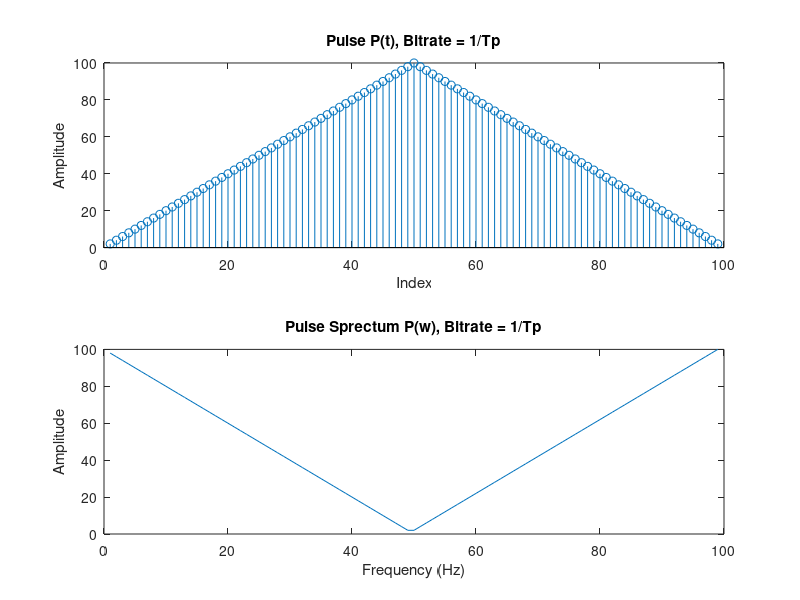
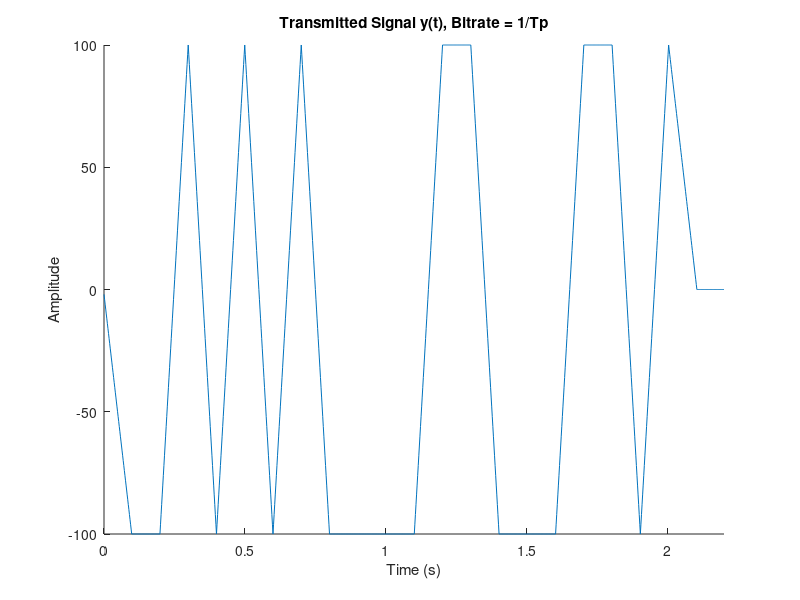
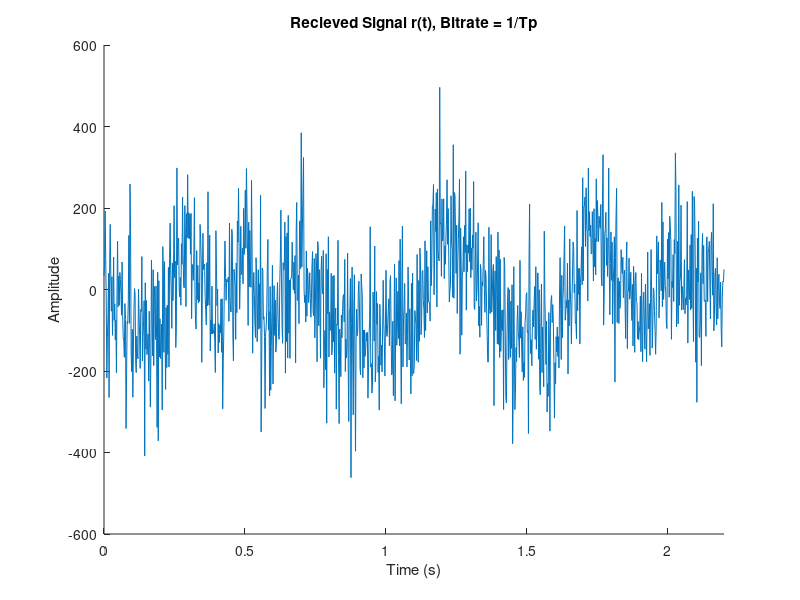
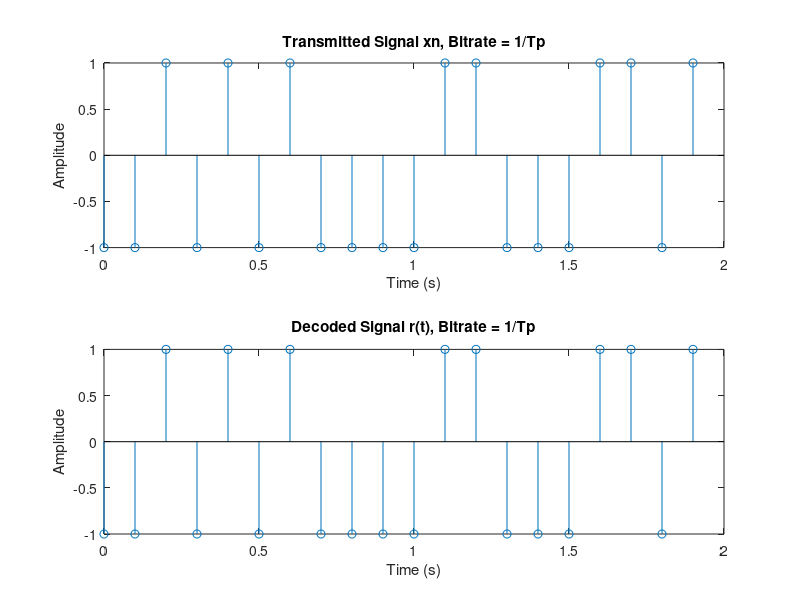

These figures' MATLAB source, in order:
%% Signals and Systems Matlab Homework #6
%% Introduction
% * Author:                   Will Burgess, Leela Srinivas, Mack LaRosa
% * Class:                    ESE 351
% * Date:                     Created 4/12/2024, Last Edited 4/25/2024
%% Housekeeping
close all
clear
clc
%% Part  1: Create Binary PAM System
%% Generate Input Signal and Add Noise Factor, Bitrate = 1/Tp
Tp = 0.1; % Half pulse width
sample_period = Tp/50; % dt, pulse and recieve sample period
sample_freq = 1/sample_period; % Frequency of pulse and recieve signal 

bit_rate = 1/(1 * Tp); %Fb, frequency of bits sent out
bit_period = 1/bit_rate; % Ts, Time between bits sent out

rect = ones(1,50);
pulse = 2 * conv(rect, rect);
pulse_fft = fftshift(pulse);

N = 20;

maxTime = N * bit_period;

xn = 2 * ((rand(1, N) > 0.5) - 0.5);
a = 0;
imp_train = zeros(1,N * bit_period * sample_freq);
for k = 1:length(imp_train)
    if mod(k - 1, sample_freq * bit_period) == 0
    a = a + 1;
    imp_train(k) = xn(a);
    else
    imp_train(k) = 0;    
    end
end

sampleTimes = 0:sample_period:(N*bit_period)-sample_period;

y = conv(imp_train,pulse);
% figure, subplot (2,1,1),plot(y)
% subplot(2,1,2),stem(xn)

sigma = 1;
noise = sigma * max(y) * randn(1,length(y));
r = y + (noise * sigma);

%figure,plot(r)
%% Part f:  Create various outputs

% i, p(t), p(w)
figure, hold on
subplot(2,1,1);
stem(pulse)
ylabel('Amplitude')
xlabel('Index')
title('Pulse P(t), Bitrate = 1/Tp')

subplot(2,1,2)
plot(pulse_fft)
ylabel('Amplitude')
xlabel('Frequency (Hz)')
title('Pulse Sprectum P(w), Bitrate = 1/Tp')
hold off

times = linspace(0, maxTime + 2 * Tp, length(y));

% ii, y(t)
figure, hold on
plot(times, y)
xlim([0 maxTime + 2 * Tp]);
ylabel('Amplitude')
xlabel('Time (s)')
title('Transmitted Signal y(t), Bitrate = 1/Tp')
hold off

% iii, r(t)
figure, hold on
plot(times,r)
xlim([0 maxTime + 2 * Tp]);
ylabel('Amplitude')
xlabel('Time (s)')
title('Recieved Signal r(t), Bitrate = 1/Tp')
hold off

% iv, Sent Messave vs. decoded message
times_sent = 0:bit_period:maxTime-bit_period;
figure, hold on
subplot(2,1,1)
stem(times_sent,xn)
ylabel('Amplitude')
xlabel('Time (s)')
title('Transmitted Signal xn, Bitrate = 1/Tp')
subplot(2,1,2)

filtered = conv(r,pulse);
decoded = zeros(1, N);

a = 0;
pulselen = length(pulse);
filterlen = length(filtered);

factor = 1/(bit_rate * Tp); % find factor relating Ts and Tp, use that to modify pulselen
% please name this something other than factor

for i = pulselen + 1:(pulselen * factor + mod(factor, 2))/2:filterlen-pulselen * factor - 1
    a = a + 1;
    if(filtered(i) > 0)
        decoded(a) = 1;
    else
       decoded(a) = -1;
    end
end

stem(times_sent,decoded);
ylabel('Amplitude')
xlabel('Time (s)')
title('Decoded Signal r(t), Bitrate = 1/Tp')
hold off

error = (sum(xn ~= decoded)/length(decoded)); 
SNR = (sum(y.^2))/(sum(noise.^2));

disp(['Bitrate: ' ,num2str(bit_rate), ' bits/second'])
disp(['Standard Deviation: ' , num2str(sigma)])
disp(['SNR: ' , num2str(SNR)])
disp(['Error: ' ,num2str(error),' percent'])

%% Generate Variable length Sinc Function